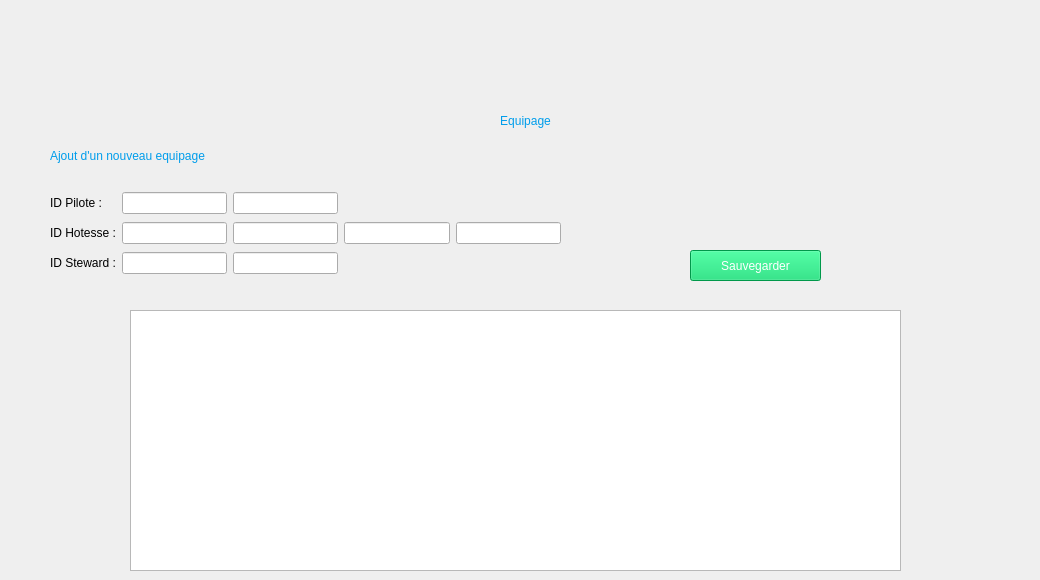
    <widget class="QWidget" name="page_9">
     <widget class="QLabel" name="label_53">
      <property name="geometry">
       <rect>
        <x>50</x>
        <y>140</y>
        <width>271</width>
        <height>31</height>
       </rect>
      </property>
      <property name="styleSheet">
       <string notr="true">font: 14pt &quot;Arial Rounded MT Bold&quot;;
color: rgb(0, 157, 235);</string>
      </property>
      <property name="text">
       <string>Ajout d'un nouveau equipage</string>
      </property>
     </widget>
     <widget class="QPushButton" name="saveEquipage">
      <property name="geometry">
       <rect>
        <x>690</x>
        <y>250</y>
        <width>131</width>
        <height>31</height>
       </rect>
      </property>
      <property name="cursor">
       <cursorShape>PointingHandCursor</cursorShape>
      </property>
      <property name="styleSheet">
       <string notr="true">background-color: rgb(0, 213, 103);
color: rgb(255, 255, 255);
font: 10pt &quot;Arial Rounded MT Bold&quot;;
</string>
      </property>
      <property name="text">
       <string>Sauvegarder</string>
      </property>
      <property name="icon">
       <iconset>
        <normaloff>../image/enregistrer-le-fichier.png</normaloff>../image/enregistrer-le-fichier.png</iconset>
      </property>
     </widget>
     <widget class="QLabel" name="label_60">
      <property name="geometry">
       <rect>
        <x>20</x>
        <y>90</y>
        <width>1011</width>
        <height>61</height>
       </rect>
      </property>
      <property name="styleSheet">
       <string notr="true">font: 20pt &quot;Arial Rounded MT Bold&quot;;
color: rgb(0, 157, 235);</string>
      </property>
      <property name="text">
       <string>Equipage</string>
      </property>
      <property name="alignment">
       <set>Qt::AlignCenter</set>
      </property>
     </widget>
     <widget class="QLabel" name="label_61">
      <property name="geometry">
       <rect>
        <x>470</x>
        <y>10</y>
        <width>111</width>
        <height>91</height>
       </rect>
      </property>
      <property name="text">
       <string/>
      </property>
      <property name="pixmap">
       <pixmap>../image/employe(1).png</pixmap>
      </property>
      <property name="scaledContents">
       <bool>true</bool>
      </property>
     </widget>
     <widget class="QPushButton" name="pushButton_11">
      <property name="geometry">
       <rect>
        <x>40</x>
        <y>10</y>
        <width>51</width>
        <height>41</height>
       </rect>
      </property>
      <property name="styleSheet">
       <string notr="true">border:none;</string>
      </property>
      <property name="text">
       <string/>
      </property>
      <property name="icon">
       <iconset>
        <normaloff>../image/previous.png</normaloff>../image/previous.png</iconset>
      </property>
      <property name="iconSize">
       <size>
        <width>40</width>
        <height>40</height>
       </size>
      </property>
     </widget>
     <widget class="QWidget" name="layoutWidget">
      <property name="geometry">
       <rect>
        <x>50</x>
        <y>190</y>
        <width>511</width>
        <height>89</height>
       </rect>
      </property>
      <layout class="QGridLayout" name="gridLayout_6">
       <item row="0" column="0">
        <widget class="QLabel" name="label_54">
         <property name="styleSheet">
          <string notr="true">font: 12pt &quot;Calibri&quot;;</string>
         </property>
         <property name="text">
          <string>ID Pilote :</string>
         </property>
        </widget>
       </item>
       <item row="0" column="1">
        <widget class="QLineEdit" name="pilote1">
         <property name="styleSheet">
          <string notr="true">font: 12pt &quot;Calibri&quot;;</string>
         </property>
        </widget>
       </item>
       <item row="0" column="2">
        <widget class="QLineEdit" name="pilote2">
         <property name="styleSheet">
          <string notr="true">font: 12pt &quot;Calibri&quot;;</string>
         </property>
        </widget>
       </item>
       <item row="1" column="0">
        <widget class="QLabel" name="label_55">
         <property name="styleSheet">
          <string notr="true">font: 12pt &quot;Calibri&quot;;</string>
         </property>
         <property name="text">
          <string>ID Hotesse :</string>
         </property>
        </widget>
       </item>
       <item row="1" column="1">
        <widget class="QLineEdit" name="hotesse1">
         <property name="styleSheet">
          <string notr="true">font: 12pt &quot;Calibri&quot;;</string>
         </property>
        </widget>
       </item>
       <item row="1" column="2">
        <widget class="QLineEdit" name="hotesse2">
         <property name="styleSheet">
          <string notr="true">font: 12pt &quot;Calibri&quot;;</string>
         </property>
        </widget>
       </item>
       <item row="1" column="3">
        <widget class="QLineEdit" name="hotesse3">
         <property name="styleSheet">
          <string notr="true">font: 12pt &quot;Calibri&quot;;</string>
         </property>
        </widget>
       </item>
       <item row="1" column="4">
        <widget class="QLineEdit" name="hotesse4">
         <property name="styleSheet">
          <string notr="true">font: 12pt &quot;Calibri&quot;;</string>
         </property>
        </widget>
       </item>
       <item row="2" column="0">
        <widget class="QLabel" name="label_59">
         <property name="styleSheet">
          <string notr="true">font: 12pt &quot;Calibri&quot;;</string>
         </property>
         <property name="text">
          <string>ID Steward :</string>
         </property>
        </widget>
       </item>
       <item row="2" column="1">
        <widget class="QLineEdit" name="steward1">
         <property name="styleSheet">
          <string notr="true">font: 12pt &quot;Calibri&quot;;</string>
         </property>
        </widget>
       </item>
       <item row="2" column="2">
        <widget class="QLineEdit" name="steward2">
         <property name="styleSheet">
          <string notr="true">font: 12pt &quot;Calibri&quot;;</string>
         </property>
        </widget>
       </item>
      </layout>
     </widget>
     <widget class="QTableView" name="listEquipage">
      <property name="geometry">
       <rect>
        <x>130</x>
        <y>310</y>
        <width>771</width>
        <height>261</height>
       </rect>
      </property>
      <property name="styleSheet">
       <string notr="true">font: 12pt &quot;Calibri&quot;;</string>
      </property>
     </widget>
    </widget>
